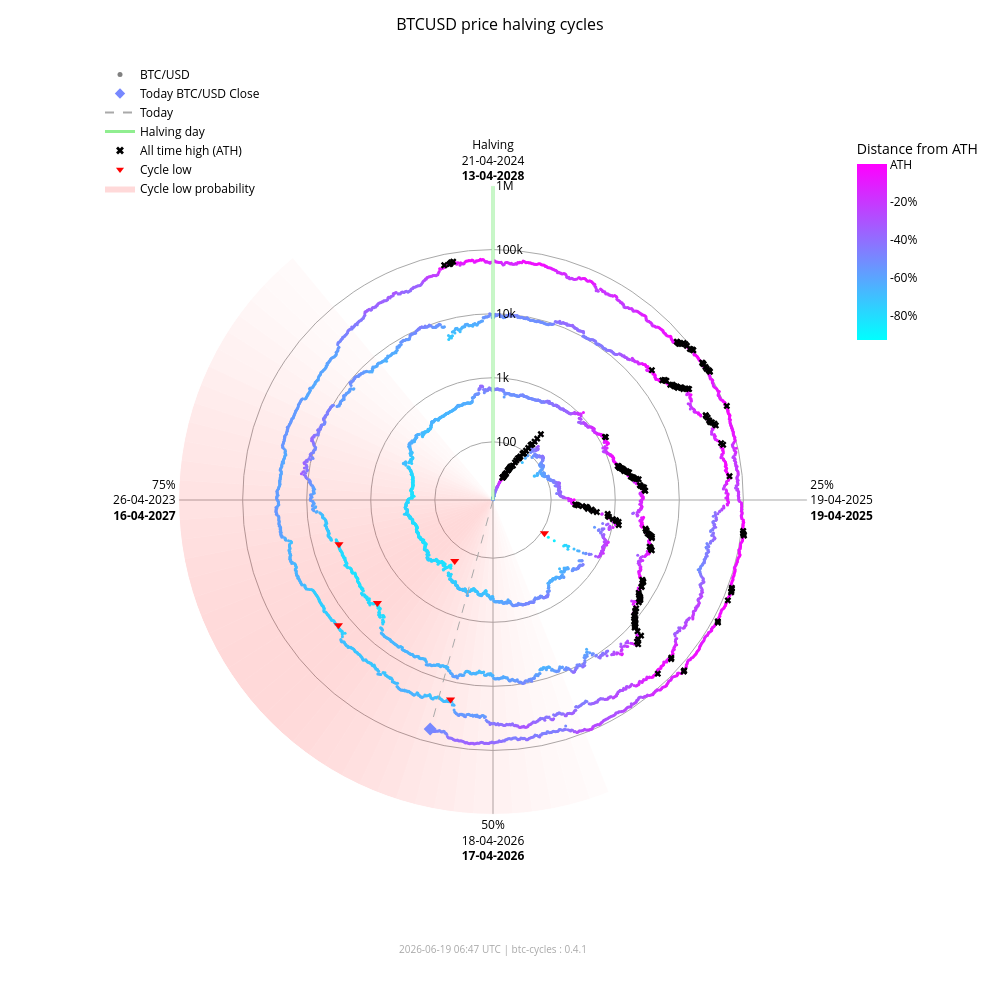

The cell this chart's notebook holds for it:
### Markdown cell above
### Interactive chart (plotly)

### Code cell
fig_interactive = btc.plot(
    kind="interactive",
    from_date="2012-11-28",
)
# plotly config for interactivity
config = {"scrollZoom": True, "displayModeBar": True}
# display in notebook
fig_interactive.show(config=config)

### Figure 1 — Plotly figure (JSON) as saved in the notebook; plotly's stock layout.template omitted (floating-point values rounded to 4 significant figures; data arrays with more than 128 entries replaced by an {"elided": "..."} marker saying what was removed)
{"data": [{"fill": "toself", "fillcolor": "rgba(255,0,0,0.017168280509461755)", "hoverinfo": "skip", "line": {"width": 0}, "mode": "lines", "r": [12.35, 1000000, 1000000, 12.35, 12.35], "showlegend": false, "theta": [158.4, 158.4, 162.0, 162.0, 158.4], "type": "scatterpolar"}, {"fill": "toself", "fillcolor": "rgba(255,0,0,0.022114794501891175)", "hoverinfo": "skip", "line": {"width": 0}, "mode": "lines", "r": [12.35, 1000000, 1000000, 12.35, 12.35], "showlegend": false, "theta": [162.0, 162.0, 165.6, 165.6, 162.0], "type": "scatterpolar"}, {"fill": "toself", "fillcolor": "rgba(255,0,0,0.02790404259511669)", "hoverinfo": "skip", "line": {"width": 0}, "mode": "lines", "r": [12.35, 1000000, 1000000, 12.35, 12.35], "showlegend": false, "theta": [165.6, 165.6, 169.2, 169.2, 165.6], "type": "scatterpolar"}, {"fill": "toself", "fillcolor": "rgba(255,0,0,0.034518294852420334)", "hoverinfo": "skip", "line": {"width": 0}, "mode": "lines", "r": [12.35, 1000000, 1000000, 12.35, 12.35], "showlegend": false, "theta": [169.2, 169.2, 172.8, 172.8, 169.2], "type": "scatterpolar"}, {"fill": "toself", "fillcolor": "rgba(255,0,0,0.041901979682821514)", "hoverinfo": "skip", "line": {"width": 0}, "mode": "lines", "r": [12.35, 1000000, 1000000, 12.35, 12.35], "showlegend": false, "theta": [172.8, 172.8, 176.4, 176.4, 172.8], "type": "scatterpolar"}, {"fill": "toself", "fillcolor": "rgba(255,0,0,0.04996405861294358)", "hoverinfo": "skip", "line": {"width": 0}, "mode": "lines", "r": [12.35, 1000000, 1000000, 12.35, 12.35], "showlegend": false, "theta": [176.4, 176.4, 180.0, 180.0, 176.4], "type": "scatterpolar"}, {"fill": "toself", "fillcolor": "rgba(255,0,0,0.05858349692240514)", "hoverinfo": "skip", "line": {"width": 0}, "mode": "lines", "r": [12.35, 1000000, 1000000, 12.35, 12.35], "showlegend": false, "theta": [180.0, 180.0, 183.6, 183.6, 180.0], "type": "scatterpolar"}, {"fill": "toself", "fillcolor": "rgba(255,0,0,0.06761662035375064)", "hoverinfo": "skip", "line": {"width": 0}, "mode": "lines", "r": [12.35, 1000000, 1000000, 12.35, 12.35], "showlegend": false, "theta": [183.6, 183.6, 187.2, 187.2, 183.6], "type": "scatterpolar"}, {"fill": "toself", "fillcolor": "rgba(255,0,0,0.07690481219944661)", "hoverinfo": "skip", "line": {"width": 0}, "mode": "lines", "r": [12.35, 1000000, 1000000, 12.35, 12.35], "showlegend": false, "theta": [187.2, 187.2, 190.8, 190.8, 187.2], "type": "scatterpolar"}, {"fill": "toself", "fillcolor": "rgba(255,0,0,0.08628112000611096)", "hoverinfo": "skip", "line": {"width": 0}, "mode": "lines", "r": [12.35, 1000000, 1000000, 12.35, 12.35], "showlegend": false, "theta": [190.8, 190.8, 194.4, 194.4, 190.8], "type": "scatterpolar"}, {"fill": "toself", "fillcolor": "rgba(255,0,0,0.09557490841018089)", "hoverinfo": "skip", "line": {"width": 0}, "mode": "lines", "r": [12.35, 1000000, 1000000, 12.35, 12.35], "showlegend": false, "theta": [194.4, 194.4, 198.0, 198.0, 194.4], "type": "scatterpolar"}, {"fill": "toself", "fillcolor": "rgba(255,0,0,0.10461455782963762)", "hoverinfo": "skip", "line": {"width": 0}, "mode": "lines", "r": [12.35, 1000000, 1000000, 12.35, 12.35], "showlegend": false, "theta": [198.0, 198.0, 201.6, 201.6, 198.0], "type": "scatterpolar"}, {"fill": "toself", "fillcolor": "rgba(255,0,0,0.11322908719652829)", "hoverinfo": "skip", "line": {"width": 0}, "mode": "lines", "r": [12.35, 1000000, 1000000, 12.35, 12.35], "showlegend": false, "theta": [201.6, 201.6, 205.2, 205.2, 201.6], "type": "scatterpolar"}, {"fill": "toself", "fillcolor": "rgba(255,0,0,0.12125015337052986)", "hoverinfo": "skip", "line": {"width": 0}, "mode": "lines", "r": [12.35, 1000000, 1000000, 12.35, 12.35], "showlegend": false, "theta": [205.2, 205.2, 208.8, 208.8, 205.2], "type": "scatterpolar"}, {"fill": "toself", "fillcolor": "rgba(255,0,0,0.12851590515331976)", "hoverinfo": "skip", "line": {"width": 0}, "mode": "lines", "r": [12.35, 1000000, 1000000, 12.35, 12.35], "showlegend": false, "theta": [208.8, 208.8, 212.4, 212.4, 208.8], "type": "scatterpolar"}, {"fill": "toself", "fillcolor": "rgba(255,0,0,0.13487757461161184)", "hoverinfo": "skip", "line": {"width": 0}, "mode": "lines", "r": [12.35, 1000000, 1000000, 12.35, 12.35], "showlegend": false, "theta": [212.4, 212.4, 216.0, 216.0, 212.4], "type": "scatterpolar"}, {"fill": "toself", "fillcolor": "rgba(255,0,0,0.14020862181849592)", "hoverinfo": "skip", "line": {"width": 0}, "mode": "lines", "r": [12.35, 1000000, 1000000, 12.35, 12.35], "showlegend": false, "theta": [216.0, 216.0, 219.6, 219.6, 216.0], "type": "scatterpolar"}, {"fill": "toself", "fillcolor": "rgba(255,0,0,0.14441504950654527)", "hoverinfo": "skip", "line": {"width": 0}, "mode": "lines", "r": [12.35, 1000000, 1000000, 12.35, 12.35], "showlegend": false, "theta": [219.6, 219.6, 223.2, 223.2, 219.6], "type": "scatterpolar"}, {"fill": "toself", "fillcolor": "rgba(255,0,0,0.14744459351271713)", "hoverinfo": "skip", "line": {"width": 0}, "mode": "lines", "r": [12.35, 1000000, 1000000, 12.35, 12.35], "showlegend": false, "theta": [223.2, 223.2, 226.8, 226.8, 223.2], "type": "scatterpolar"}, {"fill": "toself", "fillcolor": "rgba(255,0,0,0.14929223192296423)", "hoverinfo": "skip", "line": {"width": 0}, "mode": "lines", "r": [12.35, 1000000, 1000000, 12.35, 12.35], "showlegend": false, "theta": [226.8, 226.8, 230.4, 230.4, 226.8], "type": "scatterpolar"}, {"fill": "toself", "fillcolor": "rgba(255,0,0,0.15)", "hoverinfo": "skip", "line": {"width": 0}, "mode": "lines", "r": [12.35, 1000000, 1000000, 12.35, 12.35], "showlegend": false, "theta": [230.4, 230.4, 234.0, 234.0, 230.4], "type": "scatterpolar"}, {"fill": "toself", "fillcolor": "rgba(255,0,0,0.14965033825231114)", "hoverinfo": "skip", "line": {"width": 0}, "mode": "lines", "r": [12.35, 1000000, 1000000, 12.35, 12.35], "showlegend": false, "theta": [234.0, 234.0, 237.6, 237.6, 234.0], "type": "scatterpolar"}, {"fill": "toself", "fillcolor": "rgba(255,0,0,0.14835378057909807)", "hoverinfo": "skip", "line": {"width": 0}, "mode": "lines", "r": [12.35, 1000000, 1000000, 12.35, 12.35], "showlegend": false, "theta": [237.6, 237.6, 241.2, 241.2, 237.6], "type": "scatterpolar"}, {"fill": "toself", "fillcolor": "rgba(255,0,0,0.14623322283554635)", "hoverinfo": "skip", "line": {"width": 0}, "mode": "lines", "r": [12.35, 1000000, 1000000, 12.35, 12.35], "showlegend": false, "theta": [241.2, 241.2, 244.8, 244.8, 241.2], "type": "scatterpolar"}, {"fill": "toself", "fillcolor": "rgba(255,0,0,0.1434078538226231)", "hoverinfo": "skip", "line": {"width": 0}, "mode": "lines", "r": [12.35, 1000000, 1000000, 12.35, 12.35], "showlegend": false, "theta": [244.8, 244.8, 248.4, 248.4, 244.8], "type": "scatterpolar"}, {"fill": "toself", "fillcolor": "rgba(255,0,0,0.13997983179373427)", "hoverinfo": "skip", "line": {"width": 0}, "mode": "lines", "r": [12.35, 1000000, 1000000, 12.35, 12.35], "showlegend": false, "theta": [248.4, 248.4, 252.0, 252.0, 248.4], "type": "scatterpolar"}, {"fill": "toself", "fillcolor": "rgba(255,0,0,0.13602598258454268)", "hoverinfo": "skip", "line": {"width": 0}, "mode": "lines", "r": [12.35, 1000000, 1000000, 12.35, 12.35], "showlegend": false, "theta": [252.0, 252.0, 255.6, 255.6, 252.0], "type": "scatterpolar"}, {"fill": "toself", "fillcolor": "rgba(255,0,0,0.13159547355344953)", "hoverinfo": "skip", "line": {"width": 0}, "mode": "lines", "r": [12.35, 1000000, 1000000, 12.35, 12.35], "showlegend": false, "theta": [255.6, 255.6, 259.2, 259.2, 255.6], "type": "scatterpolar"}, {"fill": "toself", "fillcolor": "rgba(255,0,0,0.12671301775492697)", "hoverinfo": "skip", "line": {"width": 0}, "mode": "lines", "r": [12.35, 1000000, 1000000, 12.35, 12.35], "showlegend": false, "theta": [259.2, 259.2, 262.8, 262.8, 259.2], "type": "scatterpolar"}, {"fill": "toself", "fillcolor": "rgba(255,0,0,0.12138610149219965)", "hoverinfo": "skip", "line": {"width": 0}, "mode": "lines", "r": [12.35, 1000000, 1000000, 12.35, 12.35], "showlegend": false, "theta": [262.8, 262.8, 266.4, 266.4, 262.8], "type": "scatterpolar"}, {"fill": "toself", "fillcolor": "rgba(255,0,0,0.1156142551644921)", "hoverinfo": "skip", "line": {"width": 0}, "mode": "lines", "r": [12.35, 1000000, 1000000, 12.35, 12.35], "showlegend": false, "theta": [266.4, 266.4, 270.0, 270.0, 266.4], "type": "scatterpolar"}, {"fill": "toself", "fillcolor": "rgba(255,0,0,0.10939851441251548)", "hoverinfo": "skip", "line": {"width": 0}, "mode": "lines", "r": [12.35, 1000000, 1000000, 12.35, 12.35], "showlegend": false, "theta": [270.0, 270.0, 273.6, 273.6, 270.0], "type": "scatterpolar"}, {"fill": "toself", "fillcolor": "rgba(255,0,0,0.10274974912946185)", "hoverinfo": "skip", "line": {"width": 0}, "mode": "lines", "r": [12.35, 1000000, 1000000, 12.35, 12.35], "showlegend": false, "theta": [273.6, 273.6, 277.2, 277.2, 273.6], "type": "scatterpolar"}, {"fill": "toself", "fillcolor": "rgba(255,0,0,0.09569517349791425)", "hoverinfo": "skip", "line": {"width": 0}, "mode": "lines", "r": [12.35, 1000000, 1000000, 12.35, 12.35], "showlegend": false, "theta": [277.2, 277.2, 280.8, 280.8, 277.2], "type": "scatterpolar"}, {"fill": "toself", "fillcolor": "rgba(255,0,0,0.08828282625646727)", "hoverinfo": "skip", "line": {"width": 0}, "mode": "lines", "r": [12.35, 1000000, 1000000, 12.35, 12.35], "showlegend": false, "theta": [280.8, 280.8, 284.4, 284.4, 280.8], "type": "scatterpolar"}, {"fill": "toself", "fillcolor": "rgba(255,0,0,0.08058400018765345)", "hoverinfo": "skip", "line": {"width": 0}, "mode": "lines", "r": [12.35, 1000000, 1000000, 12.35, 12.35], "showlegend": false, "theta": [284.4, 284.4, 288.0, 288.0, 284.4], "type": "scatterpolar"}, {"fill": "toself", "fillcolor": "rgba(255,0,0,0.07269354608292704)", "hoverinfo": "skip", "line": {"width": 0}, "mode": "lines", "r": [12.35, 1000000, 1000000, 12.35, 12.35], "showlegend": false, "theta": [288.0, 288.0, 291.6, 291.6, 288.0], "type": "scatterpolar"}, {"fill": "toself", "fillcolor": "rgba(255,0,0,0.06472784449068783)", "hoverinfo": "skip", "line": {"width": 0}, "mode": "lines", "r": [12.35, 1000000, 1000000, 12.35, 12.35], "showlegend": false, "theta": [291.6, 291.6, 295.2, 295.2, 291.6], "type": "scatterpolar"}, {"fill": "toself", "fillcolor": "rgba(255,0,0,0.05682021976743955)", "hoverinfo": "skip", "line": {"width": 0}, "mode": "lines", "r": [12.35, 1000000, 1000000, 12.35, 12.35], "showlegend": false, "theta": [295.2, 295.2, 298.8, 298.8, 295.2], "type": "scatterpolar"}, {"fill": "toself", "fillcolor": "rgba(255,0,0,0.04911378436707333)", "hoverinfo": "skip", "line": {"width": 0}, "mode": "lines", "r": [12.35, 1000000, 1000000, 12.35, 12.35], "showlegend": false, "theta": [298.8, 298.8, 302.4, 302.4, 298.8], "type": "scatterpolar"}, {"fill": "toself", "fillcolor": "rgba(255,0,0,0.04175213714896469)", "hoverinfo": "skip", "line": {"width": 0}, "mode": "lines", "r": [12.35, 1000000, 1000000, 12.35, 12.35], "showlegend": false, "theta": [302.4, 302.4, 306.0, 306.0, 302.4], "type": "scatterpolar"}, {"fill": "toself", "fillcolor": "rgba(255,0,0,0.034868865657538876)", "hoverinfo": "skip", "line": {"width": 0}, "mode": "lines", "r": [12.35, 1000000, 1000000, 12.35, 12.35], "showlegend": false, "theta": [306.0, 306.0, 309.6, 309.6, 306.0], "type": "scatterpolar"}, {"fill": "toself", "fillcolor": "rgba(255,0,0,0.02857722515334582)", "hoverinfo": "skip", "line": {"width": 0}, "mode": "lines", "r": [12.35, 1000000, 1000000, 12.35, 12.35], "showlegend": false, "theta": [309.6, 309.6, 313.2, 313.2, 309.6], "type": "scatterpolar"}, {"fill": "toself", "fillcolor": "rgba(255,0,0,0.022961515313555197)", "hoverinfo": "skip", "line": {"width": 0}, "mode": "lines", "r": [12.35, 1000000, 1000000, 12.35, 12.35], "showlegend": false, "theta": [313.2, 313.2, 316.8, 316.8, 313.2], "type": "scatterpolar"}, {"fill": "toself", "fillcolor": "rgba(255,0,0,0.01807146942917362)", "hoverinfo": "skip", "line": {"width": 0}, "mode": "lines", "r": [12.35, 1000000, 1000000, 12.35, 12.35], "showlegend": false, "theta": [316.8, 316.8, 320.4, 320.4, 316.8], "type": "scatterpolar"}, {"hoverinfo": "text", "marker": {"color": {"elided": "4952 str values"}, "size": 3}, "mode": "markers", "r": {"elided": "4952 float values"}, "showlegend": false, "text": {"elided": "4952 str values"}, "theta": {"elided": "4952 float values"}, "type": "scatterpolar"}, {"hoverinfo": "skip", "line": {"color": "lightgreen", "width": 3}, "mode": "lines", "r": [12.35, 1000000], "showlegend": false, "theta": [0, 0], "type": "scatterpolar"}, {"hoverinfo": "skip", "line": {"color": "darkgrey", "dash": "dash", "width": 1}, "mode": "lines", "r": [12.35, 62720.0], "showlegend": false, "theta": [195.4, 195.4], "type": "scatterpolar"}, {"hoverinfo": "text", "marker": {"color": "#7788ff", "size": 10, "symbol": "diamond"}, "mode": "markers", "r": [62720.0], "showlegend": false, "text": ["Today<br>Date: 2026-06-19<br>Price: $62,723.39"], "theta": [195.4], "type": "scatterpolar"}, {"hoverinfo": "text", "marker": {"color": "black", "size": 6, "symbol": "x"}, "mode": "markers", "r": {"elided": "195 float values"}, "showlegend": false, "text": {"elided": "195 str values"}, "theta": {"elided": "195 float values"}, "type": "scatterpolar"}, {"hoverinfo": "text", "marker": {"color": "red", "size": 8, "symbol": "triangle-down"}, "mode": "markers", "r": [111.6, 164.9, 3233.0, 3925.0, 18950.0, 15760.0], "showlegend": false, "text": ["Cycle Low<br>Date: 2014-02-21<br>Price: $111.56<br>ATH distance: -91.0%", "Cycle Low<br>Date: 2015-01-14<br>Price: $164.92<br>ATH distance: -86.7%", "Cycle Low<br>Date: 2018-12-15<br>Price: $3,232.51<br>ATH distance: -83.3%", "Cycle Low<br>Date: 2019-03-25<br>Price: $3,924.55<br>ATH distance: -79.7%", "Cycle Low<br>Date: 2022-06-18<br>Price: $18,954.25<br>ATH distance: -71.9%", "Cycle Low<br>Date: 2022-11-21<br>Price: $15,760.19<br>ATH distance: -76.7%"], "theta": [122.8, 212.1, 228.3, 254.0, 192.0, 231.0], "type": "scatterpolar"}, {"marker": {"color": "grey", "size": 5}, "mode": "markers", "name": "BTC/USD", "r": [null], "theta": [null], "type": "scatterpolar"}, {"marker": {"color": "#7788ff", "size": 8, "symbol": "diamond"}, "mode": "markers", "name": "Today BTC/USD Close", "r": [null], "theta": [null], "type": "scatterpolar"}, {"line": {"color": "darkgrey", "dash": "dash"}, "mode": "lines", "name": "Today", "r": [null], "theta": [null], "type": "scatterpolar"}, {"line": {"color": "lightgreen", "width": 3}, "mode": "lines", "name": "Halving day", "r": [null], "theta": [null], "type": "scatterpolar"}, {"marker": {"color": "black", "size": 7, "symbol": "x"}, "mode": "markers", "name": "All time high (ATH)", "r": [null], "theta": [null], "type": "scatterpolar"}, {"marker": {"color": "red", "size": 7, "symbol": "triangle-down"}, "mode": "markers", "name": "Cycle low", "r": [null], "theta": [null], "type": "scatterpolar"}, {"fill": "toself", "fillcolor": "rgba(255,0,0,0.15)", "line": {"width": 0}, "mode": "lines", "name": "Cycle low probability", "r": [null], "theta": [null], "type": "scatterpolar"}, {"hoverinfo": "skip", "marker": {"cmax": 0, "cmin": -0.9307, "color": [0], "colorbar": {"len": 0.25, "ticktext": ["ATH", "-20%", "-40%", "-60%", "-80%", "-100%"], "tickvals": [0, -0.2, -0.4, -0.6, -0.8, -1.0], "title": {"text": "Distance from ATH"}, "x": 0.95, "y": 0.92, "yanchor": "top"}, "colorscale": {"elided": "256x2 mixed values"}, "showscale": true, "size": 0}, "mode": "markers", "r": [null], "showlegend": false, "theta": [null], "type": "scatterpolar"}], "layout": {"annotations": [{"font": {"color": "darkgrey", "size": 10}, "showarrow": false, "text": "2026-06-19 06:47 UTC | btc-cycles : 0.4.1", "x": 0.5, "xref": "paper", "y": -0.02, "yref": "paper"}], "font": {"color": "black"}, "height": 1000, "legend": {"bgcolor": "rgba(0,0,0,0)", "font": {"color": "black"}, "x": 0.0, "y": 1.0}, "margin": {"b": 60, "l": 100, "r": 80, "t": 60}, "paper_bgcolor": "white", "plot_bgcolor": "white", "polar": {"angularaxis": {"color": "black", "direction": "clockwise", "gridcolor": "darkgrey", "rotation": 90, "ticktext": ["Halving<br>21-04-2024<br><b>13-04-2028</b>", "25%<br>19-04-2025<br><b>19-04-2025</b>", "50%<br>18-04-2026<br><b>17-04-2026</b>", "75%<br>26-04-2023<br><b>16-04-2027</b>"], "tickvals": [0, 90, 180, 270]}, "bgcolor": "white", "domain": {"x": [0.1, 0.9], "y": [0.05, 0.95]}, "radialaxis": {"angle": 90, "color": "black", "gridcolor": "darkgrey", "range": [1.092, 6.0], "tickangle": 90, "ticktext": ["100", "1k", "10k", "100k", "1M"], "tickvals": [100, 1000, 10000, 100000, 1000000], "type": "log"}}, "title": {"font": {"color": "black", "size": 16}, "text": "BTCUSD price halving cycles", "x": 0.5}, "width": 1000}}
